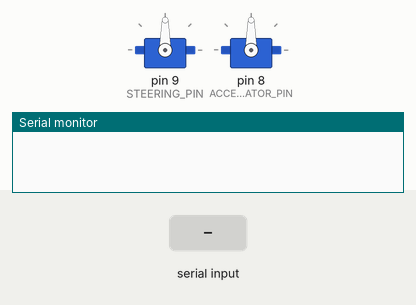
A sketch run on a simulated Arduino Uno, built with avr-gcc and run on an emulated ATmega328P. Parts: 2 × servo, the last lines printed to the serial monitor. Inputs (shaded band) come from the test bench.

Above: at 1.2 s.
1.3 s: "A:1;" received over Serial
At 1.8 s:
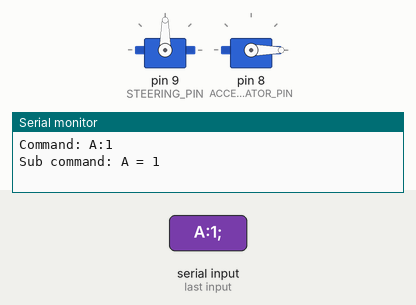
2.8 s: "S;" received over Serial
At 4.0 s:
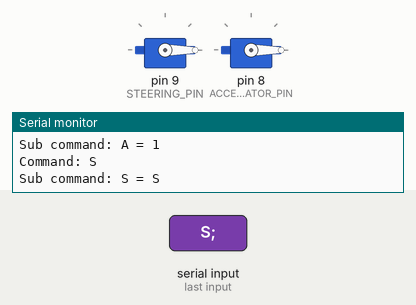
4.3 s: "brake;" received over Serial
At 5.3 s:
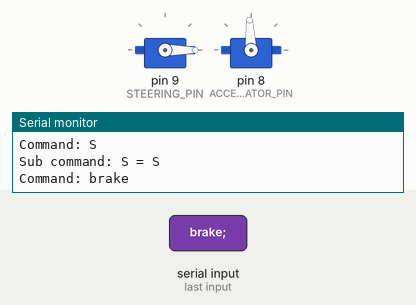
5.8 s: "A:150;" received over Serial
At 6.5 s:
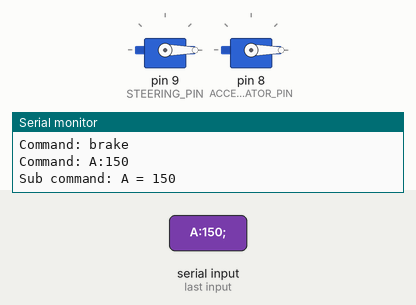
Timing chart, 0 to 8.3 s (numbered marks = the images above; inputs shaded):
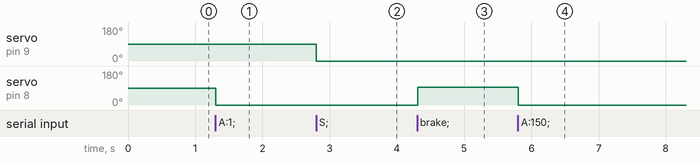

The sketch:

main.ino
```cpp
#include <Arduino.h>
#include <Servo.h>
int STEERING_PIN = 9;
int ACCELERATOR_PIN = 8;

int STEERING_MID = 1500;
int ACCELERATOR_MID = 1500;
int acceleratorVal = 0;
int steeringVal = 0;
/*
  INIT commands
  SM:1500 - set STEERING_MID
  AM:1500 - set ACCELERATOR_MID
  state - print current state
*/

Servo wheelServo;
Servo acceleratorServo;

void setup() {
  wheelServo.attach(STEERING_PIN);
  acceleratorServo.attach(ACCELERATOR_PIN);
  Serial.begin(9600);
}

void loop() {
  if (Serial.available() > 0) {
    String command =  Serial.readStringUntil(';');
    command.trim();
    if(command.length() > 0) {
      Serial.print("Command: ");
      Serial.println(command);
      processCommand(command);
    }
  }
}

void processCommand(String command) {
  //wheelServo.writeMicroseconds(angle);
  if(command == "state") {
    printState();
    return;
  }

  if(command == "brake") {
    brake();
    return;
  }

  int pos = command.indexOf(':');
  if (pos != 0)
  {
    String subCommand =  command.substring(0, pos);
    String value = command.substring(pos+1, command.length());
    processSubCommand(subCommand, value);
  }
}

void processSubCommand(String subCommand, String value)
{
  Serial.print("Sub command: ");
  Serial.print(subCommand);
  Serial.print(" = ");
  Serial.println(value);

  if (subCommand == "AM") {
    ACCELERATOR_MID = value.toInt();
  }
  if (subCommand == "SM") {
    STEERING_MID = value.toInt();
  }
  if (subCommand == "A") {
    setAccelerator(value.toInt());
  }
  if (subCommand == "S") {
    setSteering(value.toInt());
  }
}

void brake()
{
  //If car moving forward
  if(acceleratorVal > ACCELERATOR_MID) {
      acceleratorVal = ACCELERATOR_MID - 300;
  }
  //If car moving backward
  if(acceleratorVal < ACCELERATOR_MID) {
      acceleratorVal = ACCELERATOR_MID + 100;
  }

  acceleratorServo.writeMicroseconds(acceleratorVal);
  delayMicroseconds(500);
  //Reset accelerator val
  acceleratorVal = ACCELERATOR_MID;
  acceleratorServo.writeMicroseconds(acceleratorVal);
}

void setAccelerator(int value) {
  acceleratorVal = value;
  acceleratorServo.writeMicroseconds(acceleratorVal);
}

void setSteering(int value) {
  steeringVal = value;
  wheelServo.writeMicroseconds(steeringVal);
}

void printState() {
  Serial.println("Current state:");
  Serial.print("ACCELERATOR_MID: ");
  Serial.println(ACCELERATOR_MID);
  Serial.print("STEERING_MID: ");
  Serial.println(STEERING_MID);
  Serial.print("steering value: ");
  Serial.println(steeringVal);
  Serial.print("accelerator value: ");
  Serial.println(acceleratorVal);
}
```

Measured:
- after the input at 1.3 s, servo on pin 8 (ACCELERATOR_PIN): 90° → 0° at once
- after the input at 2.8 s, servo on pin 9 (STEERING_PIN): 90° → 0° at once
- after the input at 4.3 s, servo on pin 8 (ACCELERATOR_PIN): 0° → 93° at once
- after the input at 5.8 s, servo on pin 8 (ACCELERATOR_PIN): 93° → 0° at once
